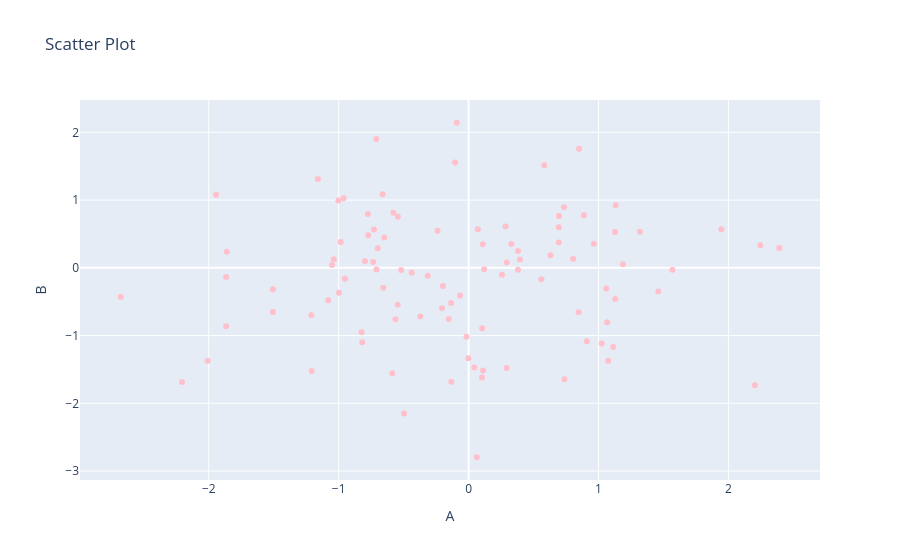

Here is the notebook cell this chart was saved with:
### Code cell
fig = px.scatter(df, x='A', y='B', title='Scatter Plot', color_discrete_sequence=['pink'])
fig.show()
